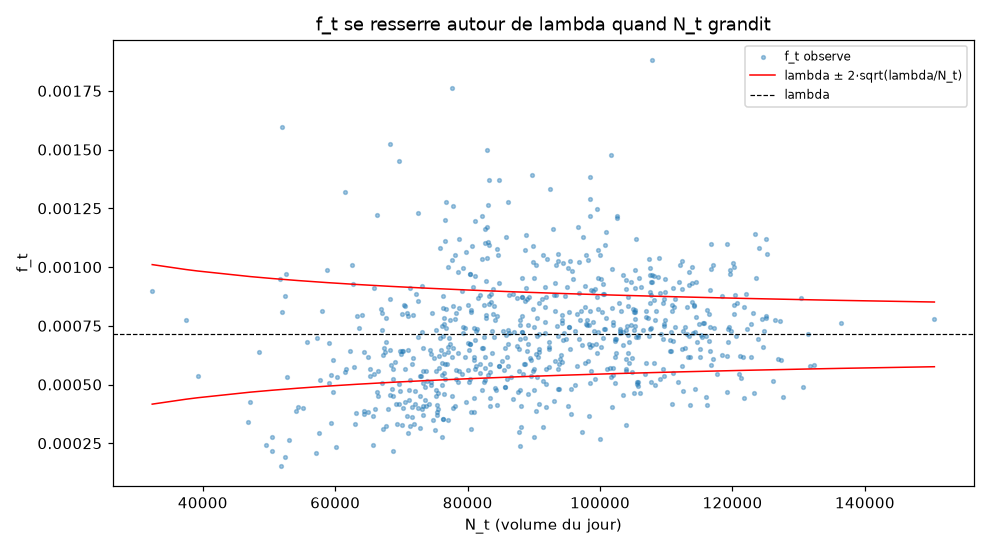

Source code (Python):
"""Module 0 — la variance de f_t depend de N_t (fiabilite variable)."""
import pandas as pd
import numpy as np
import matplotlib.pyplot as plt

df = pd.read_csv("paper/donnees_maths/gouvernement_lemonde.csv")
df["f_t"] = df["X_t"] / df["N_t"]

lam = df["f_t"].mean()  # estimation grossiere de lambda
print("lambda estime (freq moyenne) :", round(lam, 6))

# On coupe les jours en 2 groupes : petit volume vs gros volume
median_N = df["N_t"].median()
petit = df[df["N_t"] <= median_N]
gros  = df[df["N_t"] >  median_N]

print(f"\nJours PETIT volume (N_t <= {median_N:.0f}) : ecart-type de f_t = {petit['f_t'].std():.6f}")
print(f"Jours GROS  volume (N_t >  {median_N:.0f}) : ecart-type de f_t = {gros['f_t'].std():.6f}")
print("\n-> f_t varie plus quand N_t est petit : la fiabilite n'est PAS constante.")

# Ecart-type theorique de f_t attendu : sqrt(lambda / N_t)
df["ecart_theo_ft"] = np.sqrt(lam / df["N_t"])
fig, ax = plt.subplots(figsize=(9, 5))
ax.scatter(df["N_t"], df["f_t"], s=6, alpha=.4, label="f_t observe")
# bande theorique lambda +/- 2 ecarts-types
ordre = df.sort_values("N_t")
ax.plot(ordre["N_t"], lam + 2*ordre["ecart_theo_ft"], color="red", lw=1, label="lambda ± 2·sqrt(lambda/N_t)")
ax.plot(ordre["N_t"], lam - 2*ordre["ecart_theo_ft"], color="red", lw=1)
ax.axhline(lam, color="black", lw=.8, ls="--", label="lambda")
ax.set_xlabel("N_t (volume du jour)"); ax.set_ylabel("f_t")
ax.set_title("f_t se resserre autour de lambda quand N_t grandit")
ax.legend(fontsize=8)
fig.tight_layout()
fig.savefig("paper/donnees_maths/m0_fiabilite.png", dpi=110)
print("-> graphe : paper/donnees_maths/m0_fiabilite.png")
